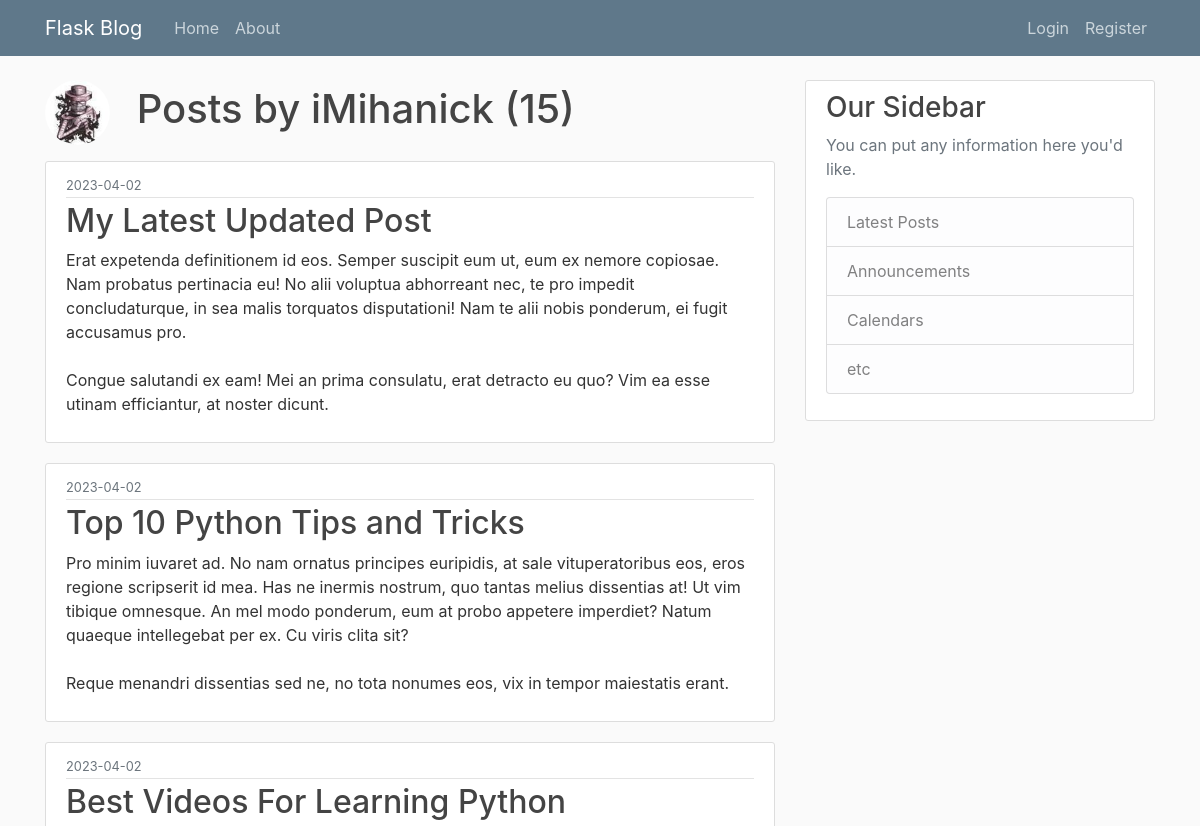
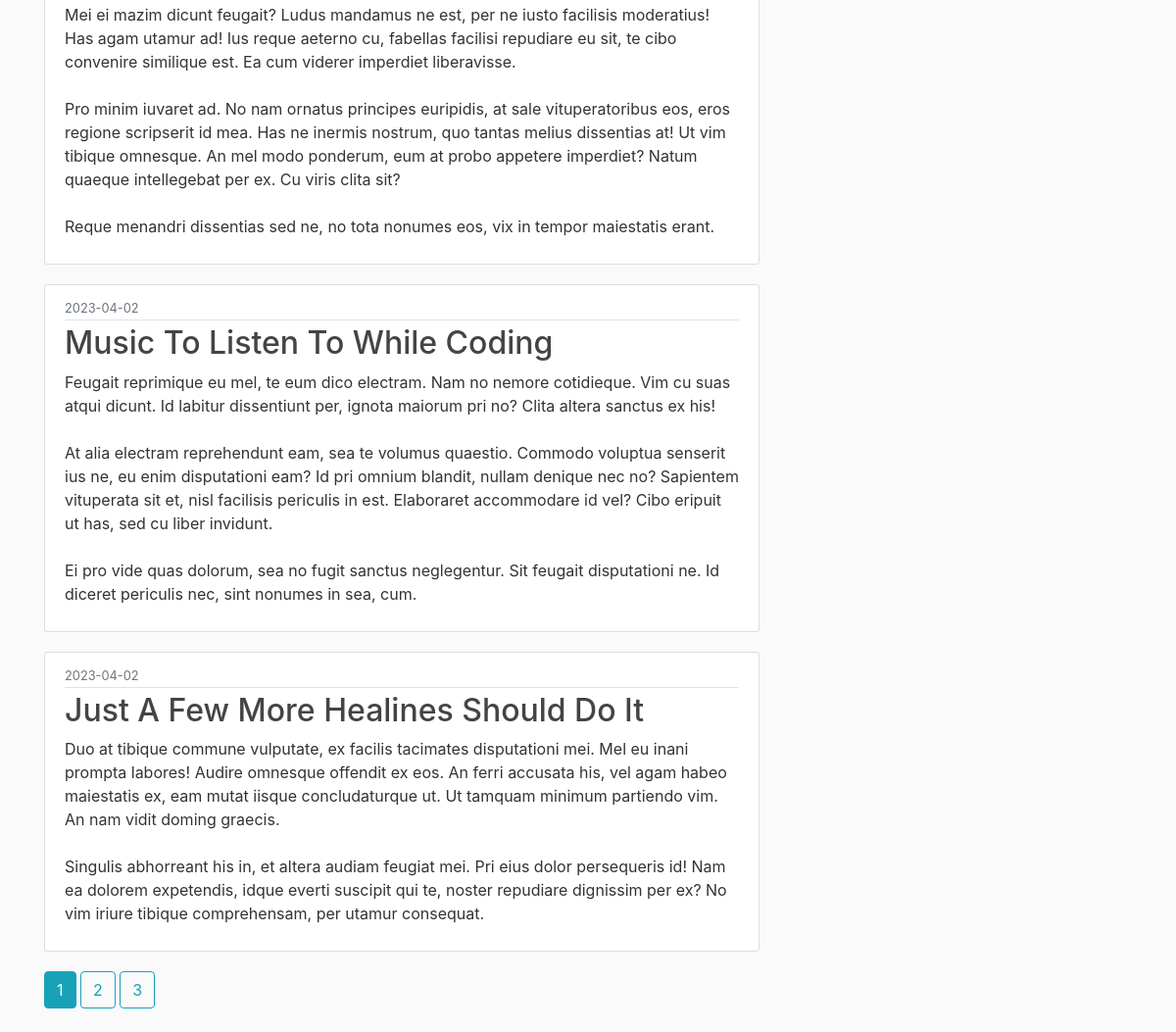
The page /user/iMihanick on the database its author committed (2 pictures, top to bottom).
### flaskblog/models.py (models this page shows, shortened)
class User(db.Model, UserMixin):
    id = db.Column(db.Integer, primary_key=True)
    username = db.Column(db.String(20), unique=True, nullable=False)
    email = db.Column(db.String(120), unique=True, nullable=False)
    image_file = db.Column(db.String(20), nullable=False, default='default.jpg')
    password = db.Column(db.String(60), nullable=False)
    posts = db.relationship('Post', backref='author', lazy=True)

class Post(db.Model):
    id = db.Column(db.Integer, primary_key=True)
    title = db.Column(db.String(100), nullable=False)
    date_posted = db.Column(db.DateTime, nullable=False, default=datetime.utcnow)
    content = db.Column(db.Text, nullable=False)
    user_id = db.Column(db.Integer, db.ForeignKey('user.id'), nullable=False)

### flaskblog/routes.py (the view)
@app.route("/user/<string:username>")
def user_posts(username):
    page = request.args.get('page', 1, type=int)
    user = User.query.filter_by(username=username).first_or_404()
    posts = Post.query.filter_by(author=user)\
        .order_by(Post.date_posted.desc())\
        .paginate(page=page, per_page=5)
    return render_template('user_posts.html', posts=posts, user=user)

### flaskblog/templates/user_posts.html
{% extends "layout.html" %}
{% block content %}
    <h1 class="mb-3">
        <img class="rounded-circle article-img" src="{{ url_for('static', filename='profile_pict/' + user.image_file) }}">
        Posts by {{ user.username }} ({{ posts.total }})</h1>
	{% for post in posts.items %}
		<article class="media content-section">
          <div class="media-body">
            <div class="article-metadata">
              <small class="text-muted">{{ post.date_posted.strftime('%Y-%m-%d') }}</small>
            </div>
            <h2><a class="article-title" href="{{ url_for('post', post_id=post.id) }}">{{ post.title }}</a></h2>
            <p class="article-content">{{ post.content }}</p>
          </div>
        </article>
	{% endfor %}
    {% for page_num in posts.iter_pages(left_edge=1, right_edge=1, left_current=1, right_current=1) %}
        {% if page_num %}
            {% if posts.page == page_num %}
                <a class="btn btn-info mb-4" href="{{ url_for('user_posts', username=user.username, page=page_num) }}">{{ page_num }}</a>
            {% else %}
                <a class="btn btn-outline-info mb-4" href="{{ url_for('user_posts', username=user.username, page=page_num) }}">{{ page_num }}</a>
            {% endif %}
        {% else %}
            ...
        {% endif %}
    {% endfor %}
{% endblock content %}

### flaskblog/static/main.css (style rules this page uses)
body { background: #fafafa; color: #333333; margin-top: 5rem; }
h1, h2, h3, h4, h5, h6 { color: #444444; }
.content-section { background: #ffffff; padding: 10px 20px; border: 1px solid #dddddd; border-radius: 3px; margin-bottom: 20px; }
.article-title { color: #444444; }
.article-content { white-space: pre-line; }
.article-img { height: 65px; width: 65px; margin-right: 16px; }
.article-metadata { padding-bottom: 1px; margin-bottom: 4px; border-bottom: 1px solid #e3e3e3 }

### rows shown on the page
User: image_file (picture), username "iMihanick"
Post: date_posted "2023-04-02", title "My Latest Updated Post", content "Erat expetenda definitionem id eos. Semper suscipit eum ut, eum ex nemore copiosae. Nam probatus pertinacia eu! No alii voluptua abhorreant nec, te pro impedit concludaturque, in sea malis torquatos disputationi! Nam te alii nobis ponderum, ei fugit accusamus pro. Congue salutandi ex eam! Mei an prima consulatu, erat detracto eu quo? Vim ea esse utinam efficiantur, at noster dicunt."
Post: date_posted "2023-04-02", title "Top 10 Python Tips and Tricks", content "Pro minim iuvaret ad. No nam ornatus principes euripidis, at sale vituperatoribus eos, eros regione scripserit id mea. Has ne inermis nostrum, quo tantas melius dissentias at! Ut vim tibique omnesque. An mel modo ponderum, eum at probo appetere imperdiet? Natum quaeque intellegebat per ex. Cu viris clita sit? Reque menandri dissentias sed ne, no tota nonumes eos, vix in tempor maiestatis erant."
Post: date_posted "2023-04-02", title "Best Videos For Learning Python", content "Mei ei mazim dicunt feugait? Ludus mandamus ne est, per ne iusto facilisis moderatius! Has agam utamur ad! Ius reque aeterno cu, fabellas facilisi repudiare eu sit, te cibo convenire similique est. Ea cum viderer imperdiet liberavisse. Pro minim iuvaret ad. No nam ornatus principes euripidis, at sale vituperatoribus eos, eros regione scripserit id mea. Has ne inermis nostrum, quo tantas melius dissentias at! Ut vim tibique omnesque. An mel modo ponderum, eum at probo appetere imperdiet? Natum quaeque intellegebat per ex. Cu viris clita sit? Reque menandri dissentias sed ne, no tota nonumes eos, vix in tempor maiestatis erant."
Post: date_posted "2023-04-02", title "Music To Listen To While Coding", content "Feugait reprimique eu mel, te eum dico electram. Nam no nemore cotidieque. Vim cu suas atqui dicunt. Id labitur dissentiunt per, ignota maiorum pri no? Clita altera sanctus ex his! At alia electram reprehendunt eam, sea te volumus quaestio. Commodo voluptua senserit ius ne, eu enim disputationi eam? Id pri omnium blandit, nullam denique nec no? Sapientem vituperata sit et, nisl facilisis periculis in est. Elaboraret accommodare id vel? Cibo eripuit ut has, sed cu liber invidunt. Ei pro vide quas dolorum, sea no fugit sanctus neglegentur. Sit feugait disputationi ne. Id diceret periculis nec, sint nonumes in sea, cum."
Post: date_posted "2023-04-02", title "Just A Few More Healines Should Do It", content "Duo at tibique commune vulputate, ex facilis tacimates disputationi mei. Mel eu inani prompta labores! Audire omnesque offendit ex eos. An ferri accusata his, vel agam habeo maiestatis ex, eam mutat iisque concludaturque ut. Ut tamquam minimum partiendo vim. An nam vidit doming graecis. Singulis abhorreant his in, et altera audiam feugiat mei. Pri eius dolor persequeris id! Nam ea dolorem expetendis, idque everti suscipit qui te, noster repudiare dignissim per ex? No vim iriure tibique comprehensam, per utamur consequat."

### other values the page prints
{{ posts.total }} "15"
{{ page_num }} "1"
{{ page_num }} "2" "3"
